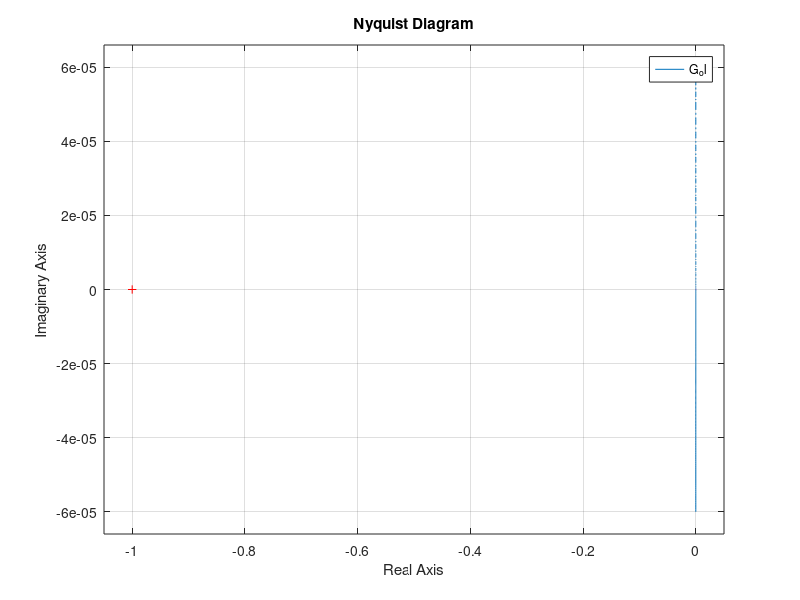
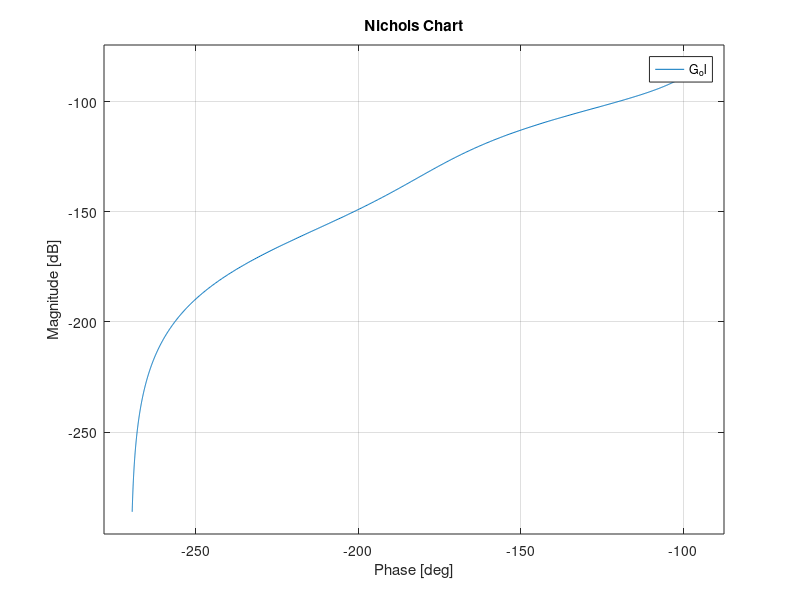
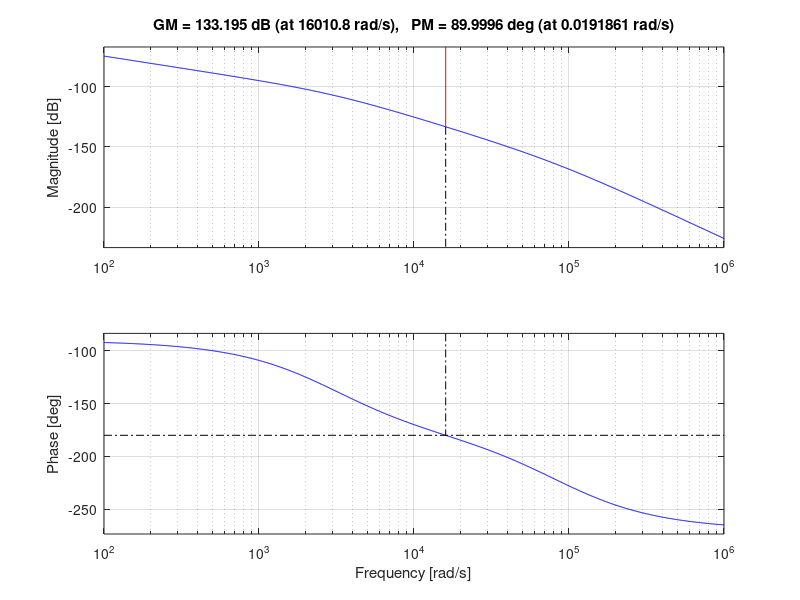
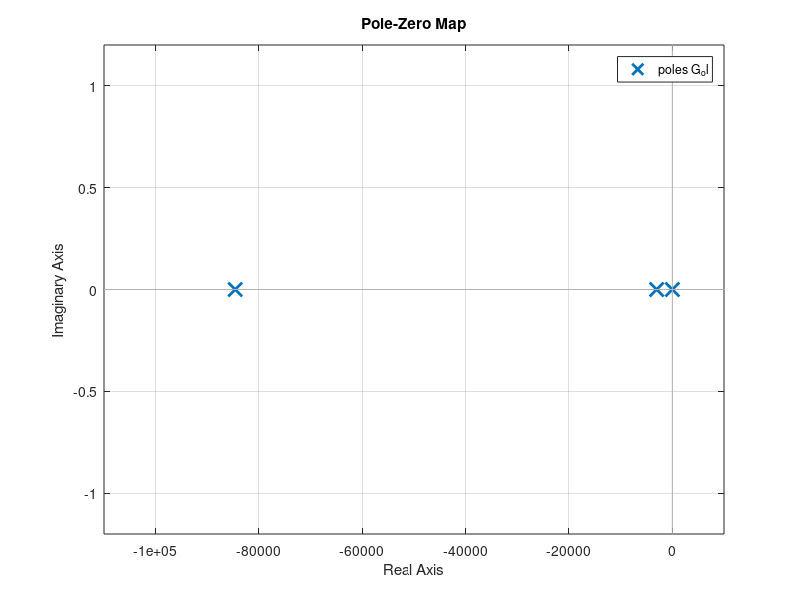

Source code (MATLAB) for these figures, in order: (Note: this script raises an error after producing the figures.)
%%% Transferfunction analysis %%%
clear
%%Variable Setup%%

J_1     = 194e-9 + 1.3e-5;          %Inertia of motor system+ first gear
J_2     = 2.41e-5 + 2*1.5e-6;       %Inertia of sled and attached gears
M_3     = 0.723 + 0.108             %Mass of sled system
B       = 3.3;          %Viscous friction 
L_m     = 219e-6;       %Motor inductance
R_m     = 0.66;         %Motor resistance
K_tau   = 42e-3;        %Torque coeffecient 
K_m     =0.264;         %Back-EMF coeffecient
n_1     = 1/3;          %First gearing constant
n_2     = 1;            %Second gearing constant
r_3     = 0.01571;      %Radius of gear 3

%% Equations %%
G_1 = 1%(1/r_3)*n_1*n_2;              %Angular position to linear position
G_2 = 1; %1/500;                    %Prototype gain controller
J = J_1 + n_1^2 *(J_2 + M_3*r_3^2); %Equivalent inertia 

%Definition of numerator and denominator polynomials in the plant
%transferfunction

num = [K_tau*G_1*G_2];  %Numerator polynomial
den = [(J*L_m) (B*L_m+J*R_m) (B*R_m+K_tau*K_m) 0];  %Denominator Polynomial  


G_ol= tf([num], [den])      %Open loop transferfunction

G_cl = feedback(G_ol,1)     %Closed loop transferfunction


%% Analysis %%
%% Open Loop Analysis %%
close all

P_ol= pole(G_ol);
Z_ol= zero(G_ol);

%bode(G)
%figure;
nyquist(G_ol)
figure;
nichols(G_ol)
figure;
margin(G_ol)
damp(G_ol)
figure;
pzmap(G_ol)
figure;
%rlocus(G)
p = pzoptions;
p.Grid = 'on';
h = rlocusplot(G_ol, p);

%% Closed loop Analysis %%

Si=stepinfo(G_cl)
figure;
step(G_cl)
figure;
impulse(G_cl)
damp(G_cl)
